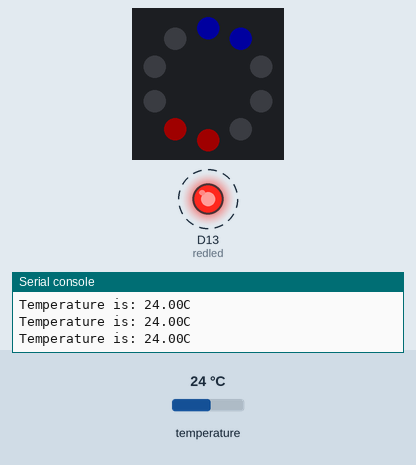
Simulated run of this program. Board: Circuit Playground running CircuitPython. On the bench: the board's ring of 10 RGB LEDs (number 0 left of the top, counting anticlockwise), output pins drawn as LEDs (lit = HIGH), the last lines printed to the serial console. Dashed ring = blinking. Inputs (shaded band) come from the test bench; at power-on: temperature 24 °C. Dim RGB values are drawn brighter than linear.

Above: at 1.2 s.
1.3 s: temperature set to 12 °C
At 2.4 s:
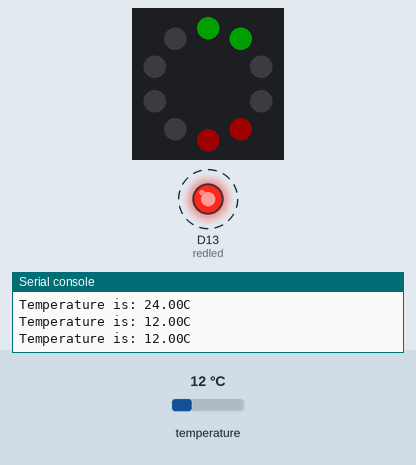
4.3 s: temperature set to 19 °C
At 6.4 s:
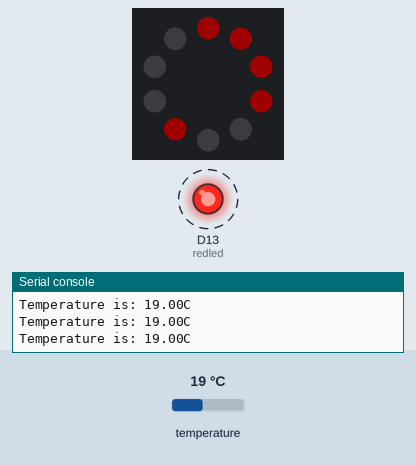
6.5 s: temperature set to 28 °C
At 6.9 s:
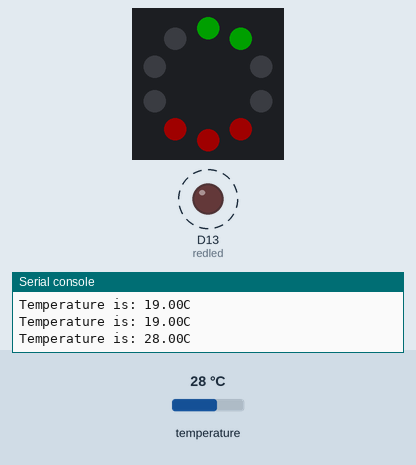
Timing chart, 0 to 14.5 s (numbered marks = the images above; inputs shaded):
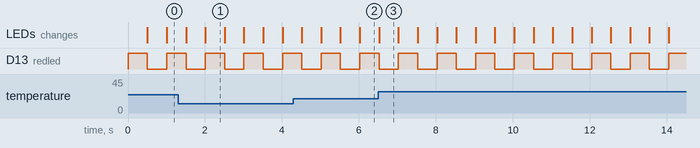

Measured:
- by itself, D13 (redled): alternates HIGH for 0.50 s and LOW for 0.50 s
- what the display in image 1 shows lasts 0.5 s, from 2.0 s to 2.5 s

The program:

cpx-thermistor-simple-demo.py
```python
### cpx-thermistor-simple-demo v1.0
### Circuit Playground Express (CPX) thermistor demo
### prints temperature every half second and displays as binary on neopixels

### copy this file to CPX as main.py

### MIT License

### Copyright (c) 2018 Kevin J. Walters

### Permission is hereby granted, free of charge, to any person obtaining a copy
### of this software and associated documentation files (the "Software"), to deal
### in the Software without restriction, including without limitation the rights
### to use, copy, modify, merge, publish, distribute, sublicense, and/or sell
### copies of the Software, and to permit persons to whom the Software is
### furnished to do so, subject to the following conditions:

### The above copyright notice and this permission notice shall be included in all
### copies or substantial portions of the Software.

### THE SOFTWARE IS PROVIDED "AS IS", WITHOUT WARRANTY OF ANY KIND, EXPRESS OR
### IMPLIED, INCLUDING BUT NOT LIMITED TO THE WARRANTIES OF MERCHANTABILITY,
### FITNESS FOR A PARTICULAR PURPOSE AND NONINFRINGEMENT. IN NO EVENT SHALL THE
### AUTHORS OR COPYRIGHT HOLDERS BE LIABLE FOR ANY CLAIM, DAMAGES OR OTHER
### LIABILITY, WHETHER IN AN ACTION OF CONTRACT, TORT OR OTHERWISE, ARISING FROM,
### OUT OF OR IN CONNECTION WITH THE SOFTWARE OR THE USE OR OTHER DEALINGS IN THE
### SOFTWARE.


import board
import digitalio
import time

import neopixel
import adafruit_thermistor

### Inspire by https://learn.adafruit.com/adafruit-circuit-playground-express/playground-temperature
### Some values specific to CPX
series_resistor     = 10000
nominal_resistance  = 10000
nominal_temperature = 25
b_coefficient       = 3950
thermistor = adafruit_thermistor.Thermistor(board.TEMPERATURE,
                                            series_resistor,
                                            nominal_resistance,
                                            nominal_temperature,
                                            b_coefficient)

redled = digitalio.DigitalInOut(board.D13)
redled.direction = digitalio.Direction.OUTPUT

black = (0, 0, 0)
red   = (0x20, 0, 0)
green = (0, 0x20, 0)
blue  = (0, 0, 0x20)

### CPX has 10 leds
leds = neopixel.NeoPixel(board.NEOPIXEL, 10, auto_write=False)

tempbits = 8
tempbitsfmt = '{0:0' + str(tempbits) + 'b}'

redled.value = False
colours = [red, green, blue]
colouridx=0
while True:
    temp_c = thermistor.temperature
    print("Temperature is: {:.2f}C".format(temp_c))
    temp_c_binarystr = tempbitsfmt.format(int(temp_c + 0.5))
    for idx in range(len(temp_c_binarystr)):
        if temp_c_binarystr[idx] == '0':
            leds[idx] = black
        elif temp_c_binarystr[idx] == '1':
            leds[idx] = red

    ### lightshow on the remaining two leds
    leds[tempbits:] = [colours[colouridx]] * (len(leds) - tempbits)
    colouridx += 1
    if colouridx >= len(colours):
        colouridx = 0

    leds.show()
    redled.value = not redled.value
    time.sleep(0.5)
```
